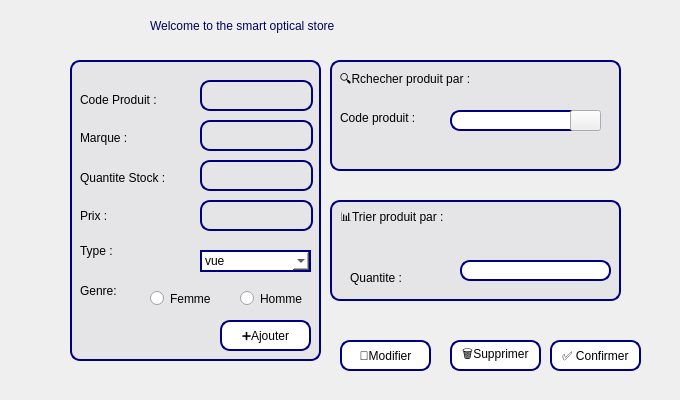
    <widget class="QWidget" name="tab">
     <attribute name="title">
      <string>Aceuil</string>
     </attribute>
     <widget class="QLabel" name="label">
      <property name="geometry">
       <rect>
        <x>0</x>
        <y>-10</y>
        <width>671</width>
        <height>391</height>
       </rect>
      </property>
      <property name="text">
       <string/>
      </property>
      <property name="pixmap">
       <pixmap>:/img/img/Capture d’écran 2025-10-05 223411.png</pixmap>
      </property>
      <property name="scaledContents">
       <bool>true</bool>
      </property>
     </widget>
     <widget class="QLabel" name="label_6">
      <property name="geometry">
       <rect>
        <x>150</x>
        <y>10</y>
        <width>361</width>
        <height>31</height>
       </rect>
      </property>
      <property name="styleSheet">
       <string notr="true">font: 900 italic 18pt &quot;Segoe UI&quot;;
color: rgb(0, 0, 91);</string>
      </property>
      <property name="text">
       <string>Welcome to the smart optical store</string>
      </property>
     </widget>
     <widget class="QLabel" name="form">
      <property name="geometry">
       <rect>
        <x>70</x>
        <y>60</y>
        <width>251</width>
        <height>301</height>
       </rect>
      </property>
      <property name="styleSheet">
       <string notr="true">#form{
	background-color: rgb(158, 158, 158);
background:rgba(214,215,222,0.4);
border-radius:10px;
 padding:5px;
 border: 2px solid #00007f

}</string>
      </property>
      <property name="text">
       <string/>
      </property>
     </widget>
     <widget class="QLineEdit" name="lineEdit">
      <property name="geometry">
       <rect>
        <x>200</x>
        <y>80</y>
        <width>113</width>
        <height>31</height>
       </rect>
      </property>
      <property name="styleSheet">
       <string notr="true">#lineEdit { 
	border-color: rgb(0, 0, 127);
	border-color: rgb(0, 0, 127);
    color: rgb(0, 0, 0);
    border-radius: 10px;
    padding: 5px;
    background: transparent; /* Fond transparent */
    border: 2px solid #00007f /* Couleur de bordure */
}
</string>
      </property>
     </widget>
     <widget class="QLineEdit" name="lineEdit_3">
      <property name="geometry">
       <rect>
        <x>200</x>
        <y>160</y>
        <width>113</width>
        <height>31</height>
       </rect>
      </property>
      <property name="styleSheet">
       <string notr="true">#lineEdit_3 { 

	border-color: rgb(0, 0, 127);
	border-color: rgb(0, 0, 127);
    color: rgb(0, 0, 0);
    border-radius: 10px;
    padding: 5px;
    background: transparent; /* Fond transparent */
    border: 2px solid #00007f /* Couleur de bordure */
}
</string>
      </property>
     </widget>
     <widget class="QLineEdit" name="lineEdit_4">
      <property name="geometry">
       <rect>
        <x>200</x>
        <y>200</y>
        <width>113</width>
        <height>31</height>
       </rect>
      </property>
      <property name="styleSheet">
       <string notr="true">#lineEdit_4{ 

	border-color: rgb(0, 0, 127);
	border-color: rgb(0, 0, 127);
    color: rgb(0, 0, 0);
    border-radius: 10px;
    padding: 5px;
    background: transparent; /* Fond transparent */
    border: 2px solid #00007f /* Couleur de bordure */
}
</string>
      </property>
     </widget>
     <widget class="QLineEdit" name="lineEdit_5">
      <property name="geometry">
       <rect>
        <x>200</x>
        <y>120</y>
        <width>113</width>
        <height>31</height>
       </rect>
      </property>
      <property name="styleSheet">
       <string notr="true">#lineEdit_5 { 

	border-color: rgb(0, 0, 127);
	border-color: rgb(0, 0, 127);
    color: rgb(0, 0, 0);
    border-radius: 10px;
    padding: 5px;
    background: transparent; /* Fond transparent */
    border: 2px solid #00007f /* Couleur de bordure */
}
</string>
      </property>
     </widget>
     <widget class="QLabel" name="label_8">
      <property name="geometry">
       <rect>
        <x>80</x>
        <y>90</y>
        <width>101</width>
        <height>20</height>
       </rect>
      </property>
      <property name="styleSheet">
       <string notr="true">font: 700 14pt &quot;Segoe UI&quot;;
color: rgb(0, 0, 0);</string>
      </property>
      <property name="text">
       <string>Code Produit :</string>
      </property>
     </widget>
     <widget class="QLabel" name="label_9">
      <property name="geometry">
       <rect>
        <x>80</x>
        <y>130</y>
        <width>71</width>
        <height>16</height>
       </rect>
      </property>
      <property name="styleSheet">
       <string notr="true">font: 700 14pt &quot;Segoe UI&quot;;
color: rgb(0, 0, 0);</string>
      </property>
      <property name="text">
       <string>Marque :</string>
      </property>
     </widget>
     <widget class="QLabel" name="label_10">
      <property name="geometry">
       <rect>
        <x>80</x>
        <y>170</y>
        <width>111</width>
        <height>16</height>
       </rect>
      </property>
      <property name="styleSheet">
       <string notr="true">font: 700 14pt &quot;Segoe UI&quot;;
color: rgb(0, 0, 0);</string>
      </property>
      <property name="text">
       <string>Quantite Stock :</string>
      </property>
     </widget>
     <widget class="QLabel" name="label_11">
      <property name="geometry">
       <rect>
        <x>80</x>
        <y>210</y>
        <width>37</width>
        <height>12</height>
       </rect>
      </property>
      <property name="styleSheet">
       <string notr="true">font: 700 14pt &quot;Segoe UI&quot;;
color: rgb(0, 0, 0);</string>
      </property>
      <property name="text">
       <string>Prix :</string>
      </property>
     </widget>
     <widget class="QLabel" name="label_12">
      <property name="geometry">
       <rect>
        <x>80</x>
        <y>240</y>
        <width>51</width>
        <height>21</height>
       </rect>
      </property>
      <property name="styleSheet">
       <string notr="true">font: 700 14pt &quot;Segoe UI&quot;;
color: rgb(0, 0, 0);</string>
      </property>
      <property name="text">
       <string>Type :</string>
      </property>
     </widget>
     <widget class="QRadioButton" name="radioButton">
      <property name="geometry">
       <rect>
        <x>150</x>
        <y>290</y>
        <width>68</width>
        <height>17</height>
       </rect>
      </property>
      <property name="styleSheet">
       <string notr="true">font: 700 14pt &quot;Segoe UI&quot;;
color: rgb(0, 0, 0);</string>
      </property>
      <property name="text">
       <string>Femme</string>
      </property>
     </widget>
     <widget class="QRadioButton" name="radioButton_2">
      <property name="geometry">
       <rect>
        <x>240</x>
        <y>290</y>
        <width>68</width>
        <height>17</height>
       </rect>
      </property>
      <property name="styleSheet">
       <string notr="true">font: 700 14pt &quot;Segoe UI&quot;;
color: rgb(0, 0, 0);</string>
      </property>
      <property name="text">
       <string>Homme</string>
      </property>
     </widget>
     <widget class="QComboBox" name="comboBox">
      <property name="geometry">
       <rect>
        <x>200</x>
        <y>250</y>
        <width>111</width>
        <height>22</height>
       </rect>
      </property>
      <property name="styleSheet">
       <string notr="true">font: 700 10pt &quot;Segoe UI&quot;;
background-color: rgb(255, 255, 255);
color: rgb(0, 0, 0);
border: 2px solid #00007f
</string>
      </property>
      <item>
       <property name="text">
        <string>vue</string>
       </property>
      </item>
      <item>
       <property name="text">
        <string>solaire</string>
       </property>
      </item>
     </widget>
     <widget class="QPushButton" name="pushButton">
      <property name="geometry">
       <rect>
        <x>220</x>
        <y>320</y>
        <width>91</width>
        <height>31</height>
       </rect>
      </property>
      <property name="styleSheet">
       <string notr="true">#pushButton{
	border-color: rgb(0, 0, 127);
	
	background-color: rgb(255, 255, 255);
	color: rgb(0, 0, 0);
	font: 700 11pt &quot;Segoe UI&quot;;
	color: rgb(0, 0, 0);
	border-radius: 10px;
	padding: 5px;
border: 2px solid #00007f 

}</string>
      </property>
      <property name="text">
       <string>➕Ajouter</string>
      </property>
     </widget>
     <widget class="QLabel" name="label_13">
      <property name="geometry">
       <rect>
        <x>80</x>
        <y>280</y>
        <width>51</width>
        <height>21</height>
       </rect>
      </property>
      <property name="styleSheet">
       <string notr="true">font: 700 14pt &quot;Segoe UI&quot;;
color: rgb(0, 0, 0);</string>
      </property>
      <property name="text">
       <string>Genre:</string>
      </property>
     </widget>
     <widget class="QLabel" name="form_2">
      <property name="geometry">
       <rect>
        <x>330</x>
        <y>90</y>
        <width>251</width>
        <height>301</height>
       </rect>
      </property>
      <property name="styleSheet">
       <string notr="true">#form{
	background-color: rgb(158, 158, 158);
background:rgba(214,215,222,0.4);
border-radius:10px;
 padding:5px;
 border: 2px solid #00007f

}</string>
      </property>
      <property name="text">
       <string/>
      </property>
     </widget>
     <widget class="QLabel" name="form_3">
      <property name="geometry">
       <rect>
        <x>330</x>
        <y>60</y>
        <width>291</width>
        <height>111</height>
       </rect>
      </property>
      <property name="styleSheet">
       <string notr="true">#form_3{
	background-color: rgb(158, 158, 158);
background:rgba(214,215,222,0.4);
border-radius:10px;
 padding:5px;
 border: 2px solid #00007f

}</string>
      </property>
      <property name="text">
       <string/>
      </property>
     </widget>
     <widget class="QLineEdit" name="lineEdit_2">
      <property name="geometry">
       <rect>
        <x>450</x>
        <y>110</y>
        <width>151</width>
        <height>21</height>
       </rect>
      </property>
      <property name="styleSheet">
       <string notr="true">#lineEdit_2{ 
	background-color: rgb(255, 255, 255);
	border-color: rgb(0, 0, 127);
	border-color: rgb(0, 0, 127);
    color: rgb(0, 0, 0);
    border-radius: 10px;
    padding: 5px;
   
    border: 2px solid #00007f /* Couleur de bordure */
}
</string>
      </property>
     </widget>
     <widget class="QPushButton" name="pushButton_6">
      <property name="geometry">
       <rect>
        <x>570</x>
        <y>110</y>
        <width>31</width>
        <height>21</height>
       </rect>
      </property>
      <property name="styleSheet">
       <string notr="true">color: rgb(0, 0, 0);</string>
      </property>
      <property name="text">
       <string/>
      </property>
      <property name="icon">
       <iconset theme="QIcon::ThemeIcon::EditFind"/>
      </property>
     </widget>
     <widget class="QLabel" name="label_14">
      <property name="geometry">
       <rect>
        <x>340</x>
        <y>70</y>
        <width>191</width>
        <height>20</height>
       </rect>
      </property>
      <property name="styleSheet">
       <string notr="true">font: 700 14pt &quot;Segoe UI&quot;;
color: rgb(0, 0, 0);</string>
      </property>
      <property name="text">
       <string>🔍Rchecher produit par :</string>
      </property>
     </widget>
     <widget class="QLabel" name="label_15">
      <property name="geometry">
       <rect>
        <x>340</x>
        <y>110</y>
        <width>101</width>
        <height>16</height>
       </rect>
      </property>
      <property name="styleSheet">
       <string notr="true">font: 700 14pt &quot;Segoe UI&quot;;
color: rgb(0, 0, 0);</string>
      </property>
      <property name="text">
       <string>Code produit :</string>
      </property>
     </widget>
     <widget class="QLabel" name="form_4">
      <property name="geometry">
       <rect>
        <x>330</x>
        <y>200</y>
        <width>291</width>
        <height>101</height>
       </rect>
      </property>
      <property name="styleSheet">
       <string notr="true">#form_4{
	background-color: rgb(158, 158, 158);
background:rgba(214,215,222,0.4);
border-radius:10px;
 padding:5px;
 border: 2px solid #00007f

}</string>
      </property>
      <property name="text">
       <string/>
      </property>
     </widget>
     <widget class="QLabel" name="label_16">
      <property name="geometry">
       <rect>
        <x>340</x>
        <y>210</y>
        <width>141</width>
        <height>16</height>
       </rect>
      </property>
      <property name="styleSheet">
       <string notr="true">font: 700 14pt &quot;Segoe UI&quot;;
color: rgb(0, 0, 0);</string>
      </property>
      <property name="text">
       <string>📊Trier produit par :</string>
      </property>
     </widget>
     <widget class="QLabel" name="label_17">
      <property name="geometry">
       <rect>
        <x>350</x>
        <y>270</y>
        <width>71</width>
        <height>16</height>
       </rect>
      </property>
      <property name="styleSheet">
       <string notr="true">font: 700 14pt &quot;Segoe UI&quot;;
color: rgb(0, 0, 0);</string>
      </property>
      <property name="text">
       <string>Quantite :</string>
      </property>
     </widget>
     <widget class="QLineEdit" name="lineEdit_6">
      <property name="geometry">
       <rect>
        <x>460</x>
        <y>260</y>
        <width>151</width>
        <height>21</height>
       </rect>
      </property>
      <property name="styleSheet">
       <string notr="true">#lineEdit_6{ 
	background-color: rgb(255, 255, 255);
	border-color: rgb(0, 0, 127);
	border-color: rgb(0, 0, 127);
    color: rgb(0, 0, 0);
    border-radius: 10px;
    padding: 5px;
   
    border: 2px solid #00007f /* Couleur de bordure */
}
</string>
      </property>
     </widget>
     <widget class="QPushButton" name="pushButton_2">
      <property name="geometry">
       <rect>
        <x>550</x>
        <y>340</y>
        <width>91</width>
        <height>31</height>
       </rect>
      </property>
      <property name="styleSheet">
       <string notr="true">#pushButton_2{
	border-color: rgb(0, 0, 127);
	
	background-color: rgb(255, 255, 255);
	color: rgb(0, 0, 0);
	font: 700 11pt &quot;Segoe UI&quot;;
	color: rgb(0, 0, 0);
	border-radius: 10px;
	padding: 5px;
border: 2px solid #00007f 

}</string>
      </property>
      <property name="text">
       <string>✅ Confirmer</string>
      </property>
     </widget>
     <widget class="QPushButton" name="pushButton_3">
      <property name="geometry">
       <rect>
        <x>450</x>
        <y>340</y>
        <width>91</width>
        <height>31</height>
       </rect>
      </property>
      <property name="styleSheet">
       <string notr="true">#pushButton_3{
	border-color: rgb(0, 0, 127);
	
	background-color: rgb(255, 255, 255);
	color: rgb(0, 0, 0);
	font: 700 11pt &quot;Segoe UI&quot;;
	color: rgb(0, 0, 0);
	border-radius: 10px;
	padding: 5px;
border: 2px solid #00007f 

}</string>
      </property>
      <property name="text">
       <string>🗑Supprimer</string>
      </property>
     </widget>
     <widget class="QPushButton" name="pushButton_4">
      <property name="geometry">
       <rect>
        <x>340</x>
        <y>340</y>
        <width>91</width>
        <height>31</height>
       </rect>
      </property>
      <property name="styleSheet">
       <string notr="true">#pushButton_4{
	border-color: rgb(0, 0, 127);
	
	background-color: rgb(255, 255, 255);
	color: rgb(0, 0, 0);
	font: 700 11pt &quot;Segoe UI&quot;;
	color: rgb(0, 0, 0);
	border-radius: 10px;
	padding: 5px;
border: 2px solid #00007f 

}</string>
      </property>
      <property name="text">
       <string>📝Modifier</string>
      </property>
     </widget>
     <widget class="QLabel" name="label_7">
      <property name="geometry">
       <rect>
        <x>-20</x>
        <y>0</y>
        <width>121</width>
        <height>71</height>
       </rect>
      </property>
      <property name="text">
       <string/>
      </property>
      <property name="pixmap">
       <pixmap>:/img/img/logo.png</pixmap>
      </property>
      <property name="scaledContents">
       <bool>true</bool>
      </property>
     </widget>
     <zorder>label</zorder>
     <zorder>form_2</zorder>
     <zorder>label_6</zorder>
     <zorder>form</zorder>
     <zorder>lineEdit</zorder>
     <zorder>lineEdit_3</zorder>
     <zorder>lineEdit_4</zorder>
     <zorder>lineEdit_5</zorder>
     <zorder>label_8</zorder>
     <zorder>label_9</zorder>
     <zorder>label_10</zorder>
     <zorder>label_11</zorder>
     <zorder>label_12</zorder>
     <zorder>radioButton</zorder>
     <zorder>radioButton_2</zorder>
     <zorder>comboBox</zorder>
     <zorder>pushButton</zorder>
     <zorder>label_13</zorder>
     <zorder>form_3</zorder>
     <zorder>lineEdit_2</zorder>
     <zorder>pushButton_6</zorder>
     <zorder>label_14</zorder>
     <zorder>label_15</zorder>
     <zorder>form_4</zorder>
     <zorder>label_16</zorder>
     <zorder>label_17</zorder>
     <zorder>lineEdit_6</zorder>
     <zorder>pushButton_2</zorder>
     <zorder>pushButton_3</zorder>
     <zorder>pushButton_4</zorder>
     <zorder>label_7</zorder>
    </widget>
